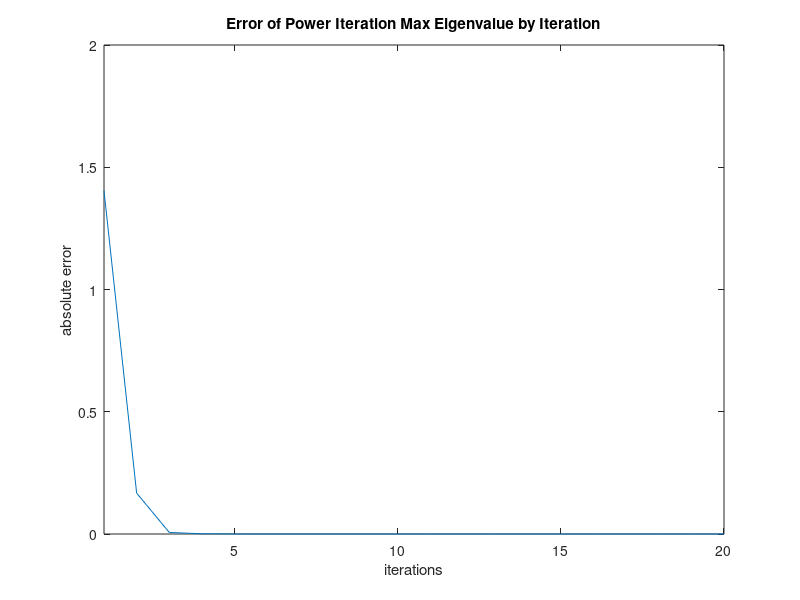
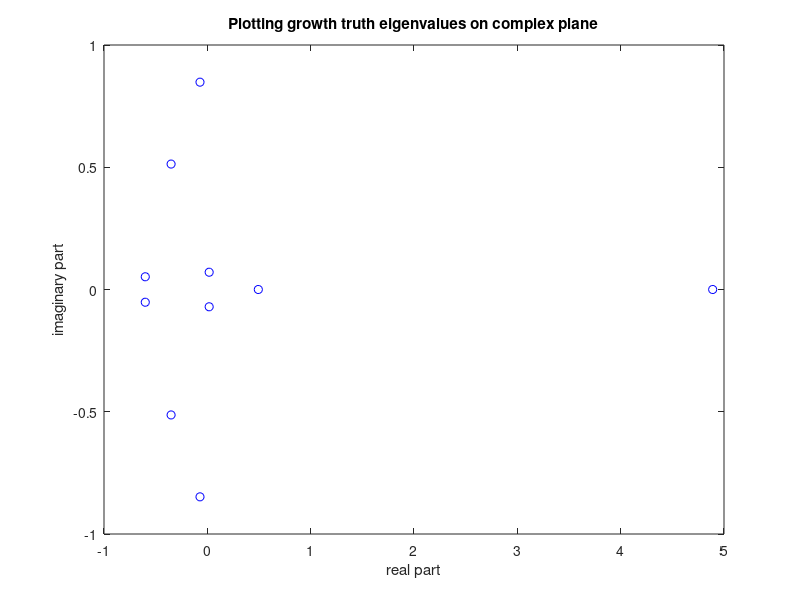
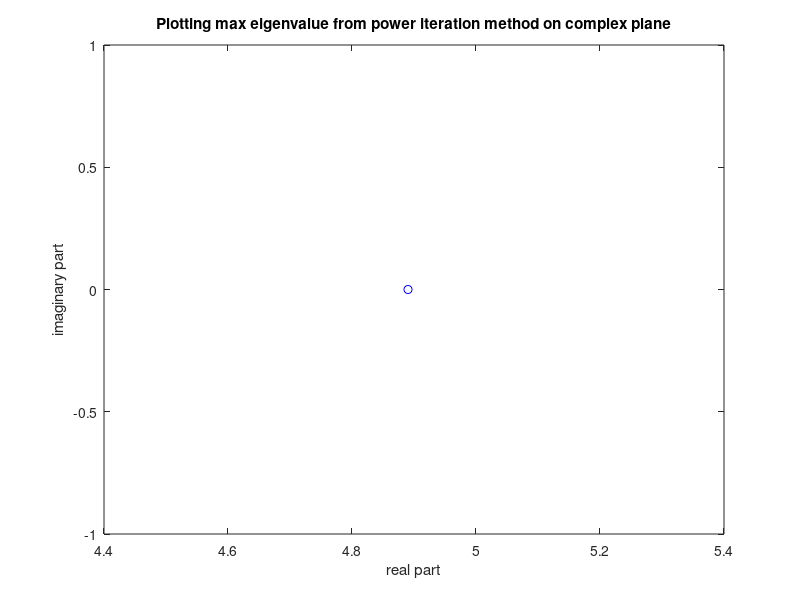

Here is the MATLAB script that generated these plots, in order:
% clear the environment
clear all; close all; clc
warning('off')

% PART I d)
% Generating non-symmetric matrix
m = 10;
A = rand(m,m);
[eigenvec, eigenval] = eigs(A,m);
true_eigenval = sort(diag(eigenval)); % sorted 10x1 matrix of ground truth eigenvalues

% Power Iteration Method
true_max_eigenvalue = max(true_eigenval);
v_curr = zeros(m,1); v_curr(1) = 1;  % initial eigenvector

for k = 1:20
    w = A*v_curr;
    v_curr=w/norm(w); % normalize

    lambda(k) = v_curr'*A*v_curr; % Rayleigh Quotient
    error(k) = abs(true_max_eigenvalue - lambda(k));
end

figure(1); plot(error); xlim([1 20]); ylabel('absolute error'); xlabel('iterations'); 
title('Error of Power Iteration Max Eigenvalue by Iteration');

% checking to make sure answer is right
if ismembertol(lambda(20), true_max_eigenvalue, 10^-5) % check if max eigenvalue was found
    part_b_check = 'True';
end

% plot eigenvalues on complex plane
real_true = real(true_eigenval); imag_true = imag(true_eigenval); % true max eigenvalue
real_pi = real(lambda(20)); imag_pi = imag(lambda(20)); % power iteration max eigenvalue

figure(2);
plot(real_true,imag_true,'bo'); xlabel('real part'); ylabel('imaginary part');
title('Plotting growth truth eigenvalues on complex plane');

figure(3);
plot(real_pi,imag_pi,'bo'); xlabel('real part'); ylabel('imaginary part');
title('Plotting max eigenvalue from power iteration method on complex plane');
